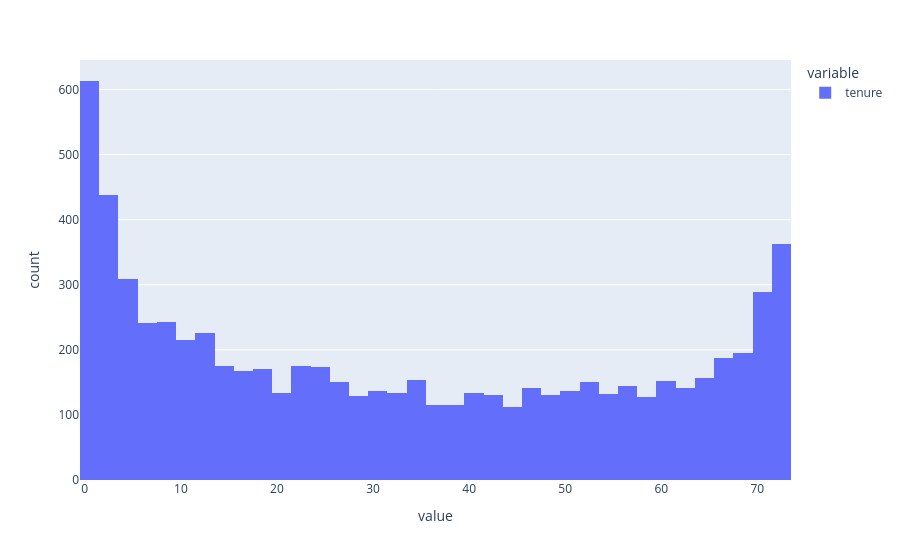

Notebook code for this chart:
### Code cell
px.histogram(df["tenure"])

### Figure 1 — Plotly figure (JSON) as saved in the notebook; plotly's stock layout.template omitted (floating-point values rounded to 4 significant figures; data arrays with more than 128 entries replaced by an {"elided": "..."} marker saying what was removed)
{"data": [{"bingroup": "x", "hovertemplate": "variable=tenure<br>value=%{x}<br>count=%{y}<extra></extra>", "legendgroup": "tenure", "marker": {"color": "#636efa", "pattern": {"shape": ""}}, "name": "tenure", "orientation": "v", "showlegend": true, "type": "histogram", "x": {"elided": "7032 int values"}, "xaxis": "x", "yaxis": "y"}], "layout": {"barmode": "relative", "legend": {"title": {"text": "variable"}, "tracegroupgap": 0}, "margin": {"t": 60}, "xaxis": {"anchor": "y", "domain": [0, 1], "title": {"text": "value"}}, "yaxis": {"anchor": "x", "domain": [0, 1], "title": {"text": "count"}}}}
